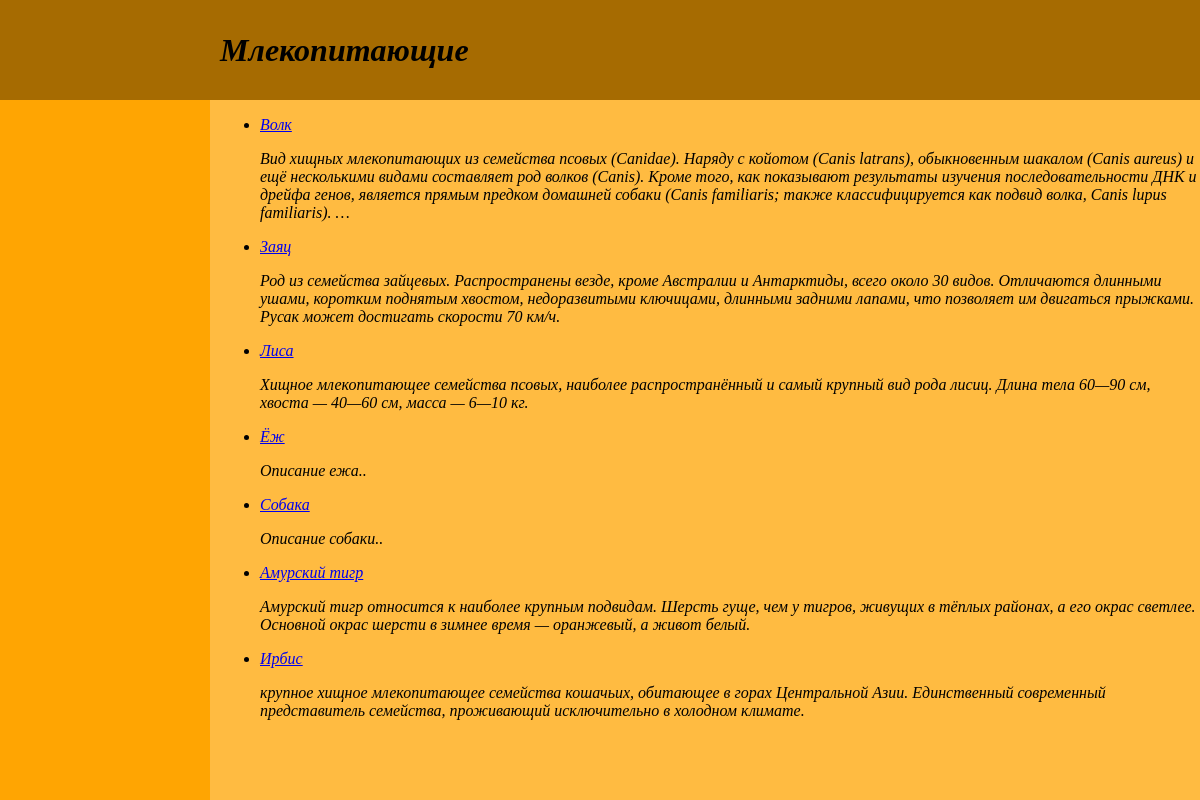
/earth/mlekopitaushie/, run on an earlier commit of the app's database.
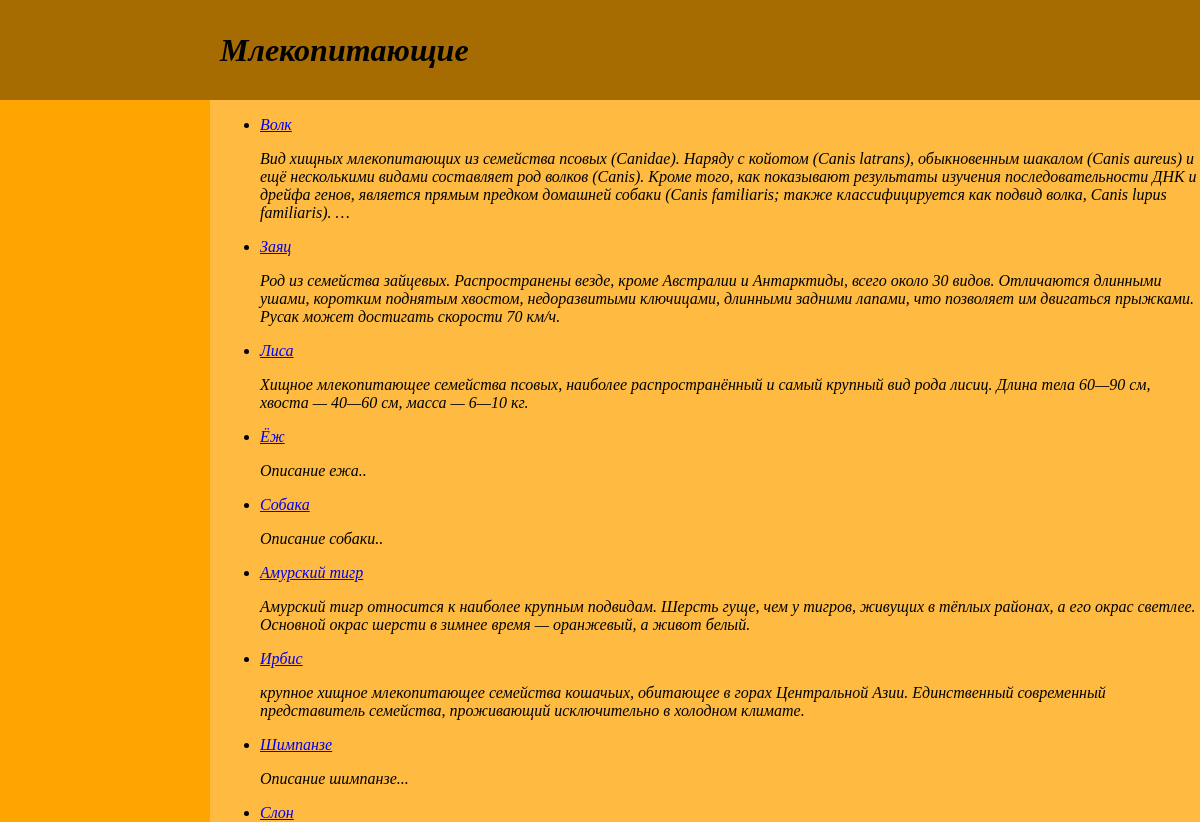
And on a later commit of the database.
### earth/models.py (models this page shows, shortened)
class Earth(models.Model):
    class Status(models.IntegerChoices):
        USUAL = 0, 'Распространенное'
        RARE = 1, 'Редкое'
    class Meta:
        verbose_name = 'Наземные обитатели'
        verbose_name_plural = 'Наземные обитатели'
    objects = models.Manager()
    redbook = RedBookAnimal()
    page_name = models.CharField(max_length=255, default='earth', verbose_name="Слаг")
    animal = models.CharField(max_length=255, verbose_name="Имя животного")
    content = models.TextField(blank=True, verbose_name="Текст о животном")
    time_create = models.DateTimeField(auto_now_add=True, verbose_name="Время создания")
    time_update = models.DateTimeField(auto_now=True, verbose_name="Время изменения")
    is_red_book = models.BooleanField(choices=tuple(map(lambda x: (bool(x[0]), x[1]), Status.choices)),
                                      default=Status.USUAL, verbose_name="Красная книга")
    class_of_animal = models.ForeignKey('Earth_Kinds', on_delete=models.PROTECT, null=True,
                                        verbose_name="Класс животного")
    unique_fact = models.OneToOneField('Earth_Facts', on_delete=models.SET_NULL, null=True, blank=True,
                                       related_name='fact', verbose_name="Факт о животном")
    tags = models.ManyToManyField('EarthTags', blank=True, related_name='tags', verbose_name="Теги")

### earth/views.py (the view)
# urls.py: path('<slug:cat_slug>/', views.show_cats),
def show_cats(request, cat_slug):
    cat = get_object_or_404(Earth_Kinds, slug=cat_slug)
    data_animal = {'title': f'Класс: {cat.name}',
             'header': cat.name,
             'content': Earth.objects.filter(class_of_animal=cat.id)
             }
    return render(request, 'earth/earth_animals.html', data_animal)

### earth/templates/earth/earth_animals.html
{% extends 'animal_base_list.html' %}

### templates/animal_base_list.html (shortened to what this page needs)
<html lang="en">
{% load static %}
<head>
    <link type="text/css" href="{% static 'css/all_pages/styles.css' %}" rel="stylesheet"/>
</head>
<body>
<div class="header">
    <h1>{{header}}</h1>
</div>
<div class="content">
<ul>
        {% for items in content %}
        <li>
               <p><a href="{{items.page_name}}/">{{items.animal}}</a></p>
               <p>{{items.content|truncatewords:50}}</p>
        </li>
        {% endfor %}
</ul>
    </div>
<div class="sidebar"></div>
</body>
</html>

What changed in the data, as far as the page shows it:
added Earth: animal "Шимпанзе", content "Описание шимпанзе..."
added Earth: animal "Слон"
